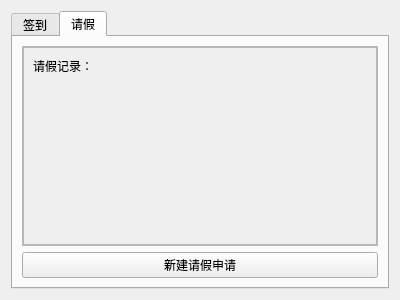
<?xml version="1.0" encoding="UTF-8"?>
<ui version="4.0">
 <class>DoctorAttendanceWidget</class>
 <widget class="QWidget" name="DoctorAttendanceWidget">
  <property name="geometry">
   <rect>
    <x>0</x>
    <y>0</y>
    <width>400</width>
    <height>300</height>
   </rect>
  </property>
  <property name="windowTitle">
   <string>Form</string>
  </property>
  <layout class="QVBoxLayout" name="verticalLayout">
   <item>
    <widget class="QTabWidget" name="tabWidget">
     <property name="currentIndex">
      <number>1</number>
     </property>
     <widget class="QWidget" name="CheckInTab">
      <attribute name="title">
       <string>签到</string>
      </attribute>
      <layout class="QHBoxLayout" name="horizontalLayout">
       <item>
        <layout class="QVBoxLayout" name="verticalLayout_2">
         <item>
          <widget class="QLabel" name="label">
           <property name="text">
            <string>签到记录：</string>
           </property>
          </widget>
         </item>
         <item>
          <widget class="QListWidget" name="SignInList"/>
         </item>
         <item>
          <widget class="QPushButton" name="SignInBtn">
           <property name="text">
            <string>签到</string>
           </property>
          </widget>
         </item>
        </layout>
       </item>
       <item>
        <layout class="QVBoxLayout" name="verticalLayout_3">
         <item>
          <widget class="QLabel" name="label_2">
           <property name="text">
            <string>签退记录：</string>
           </property>
          </widget>
         </item>
         <item>
          <widget class="QListWidget" name="SignOutList"/>
         </item>
         <item>
          <widget class="QPushButton" name="SignOutBtn">
           <property name="text">
            <string>签退</string>
           </property>
          </widget>
         </item>
        </layout>
       </item>
      </layout>
     </widget>
     <widget class="QWidget" name="LeaveTab">
      <attribute name="title">
       <string>请假</string>
      </attribute>
      <layout class="QHBoxLayout" name="horizontalLayout_2">
       <item>
        <layout class="QVBoxLayout" name="verticalLayout_4">
         <item>
          <widget class="QFrame" name="frame">
           <property name="frameShape">
            <enum>QFrame::StyledPanel</enum>
           </property>
           <property name="frameShadow">
            <enum>QFrame::Raised</enum>
           </property>
           <layout class="QVBoxLayout" name="verticalLayout_6">
            <property name="spacing">
             <number>0</number>
            </property>
            <property name="leftMargin">
             <number>0</number>
            </property>
            <property name="topMargin">
             <number>0</number>
            </property>
            <property name="rightMargin">
             <number>0</number>
            </property>
            <property name="bottomMargin">
             <number>0</number>
            </property>
            <item>
             <widget class="QScrollArea" name="scrollArea">
              <property name="widgetResizable">
               <bool>true</bool>
              </property>
              <widget class="QWidget" name="scrollAreaWidgetContents">
               <property name="geometry">
                <rect>
                 <x>0</x>
                 <y>0</y>
                 <width>346</width>
                 <height>171</height>
                </rect>
               </property>
               <layout class="QVBoxLayout" name="verticalLayout_5">
                <item>
                 <widget class="QLabel" name="label_3">
                  <property name="text">
                   <string>请假记录：</string>
                  </property>
                 </widget>
                </item>
                <item>
                 <layout class="QVBoxLayout" name="LeaveList"/>
                </item>
                <item>
                 <spacer name="verticalSpacer">
                  <property name="orientation">
                   <enum>Qt::Vertical</enum>
                  </property>
                  <property name="sizeHint" stdset="0">
                   <size>
                    <width>20</width>
                    <height>40</height>
                   </size>
                  </property>
                 </spacer>
                </item>
               </layout>
              </widget>
             </widget>
            </item>
           </layout>
          </widget>
         </item>
         <item>
          <widget class="QPushButton" name="LeaveBtn">
           <property name="text">
            <string>新建请假申请</string>
           </property>
          </widget>
         </item>
        </layout>
       </item>
      </layout>
     </widget>
    </widget>
   </item>
  </layout>
 </widget>
 <resources/>
 <connections/>
</ui>
